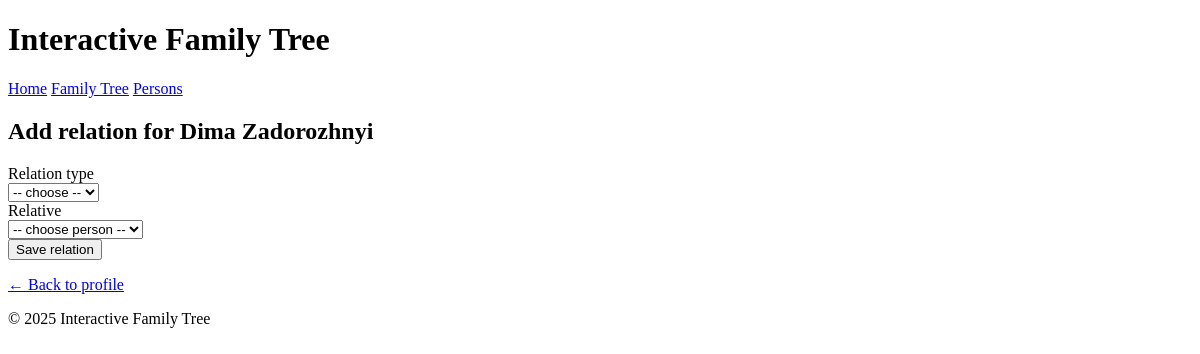
The page /persons/2/relations/add on the database as committed earlier.
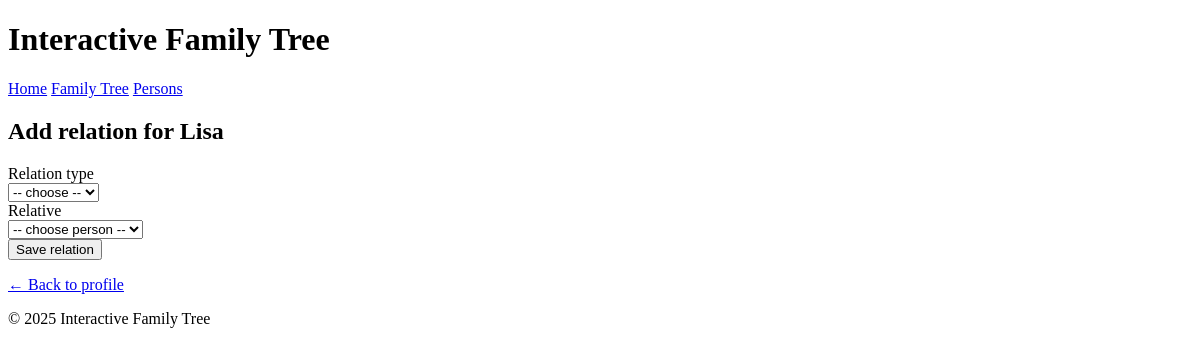
The same page on the database as committed later.
### tables this page shows
CREATE TABLE persons (
    id INTEGER PRIMARY KEY AUTOINCREMENT,
    first_name TEXT NOT NULL,
    last_name TEXT,
    birth_date TEXT,
    death_date TEXT,
    gender TEXT,
    notes TEXT,
    created_at TEXT DEFAULT CURRENT_TIMESTAMP
);

### app.py (the view, shortened to what this page needs)
@app.route("/persons/<int:person_id>/relations/add", methods=["GET", "POST"])
def add_relation(person_id):
    person = get_person(person_id)
    if person is None:
        return "Person not found", 404
    people = get_all_persons()
    return render_template("relation_add.html", person=person, people=people)

### db.py (called while the page is built)
def get_db():
    conn = sqlite3.connect(DB_PATH)
    conn.row_factory = sqlite3.Row
    return conn

def get_all_persons():
    conn = get_db()
    cur = conn.cursor()
    cur.execute("SELECT * FROM persons ORDER BY id")
    rows = cur.fetchall()
    conn.close()
    return rows

def get_person(person_id: int):
    conn = get_db()
    cur = conn.cursor()
    cur.execute("SELECT * FROM persons WHERE id = ?", (person_id,))
    row = cur.fetchone()
    conn.close()
    return row

### templates/relation_add.html (shortened to what this page needs)
{% extends "base.html" %}
{% block content %}
<h2>Add relation for {{ person["first_name"] }} {{ person["last_name"] or "" }}</h2>
<form action="{{ url_for('add_relation', person_id=person['id']) }}" method="post">
    <div>
        <label for="relation_type">Relation type</label><br>
        <select id="relation_type" name="relation_type" required>
            <option value="">-- choose --</option>
        </select>
    </div>
    <div>
        <label for="relative_id">Relative</label><br>
        <select id="relative_id" name="relative_id" required>
            <option value="">-- choose person --</option>
        </select>
    </div>
    <button type="submit">Save relation</button>
</form>
<p><a href="{{ url_for('person_detail', person_id=person['id']) }}">← Back to profile</a></p>
{% endblock %}

Rows that differ between the two databases and show on the page:
changed persons: first_name "Dima" → "Lisa"; last_name "Zadorozhnyi" → (not shown)
